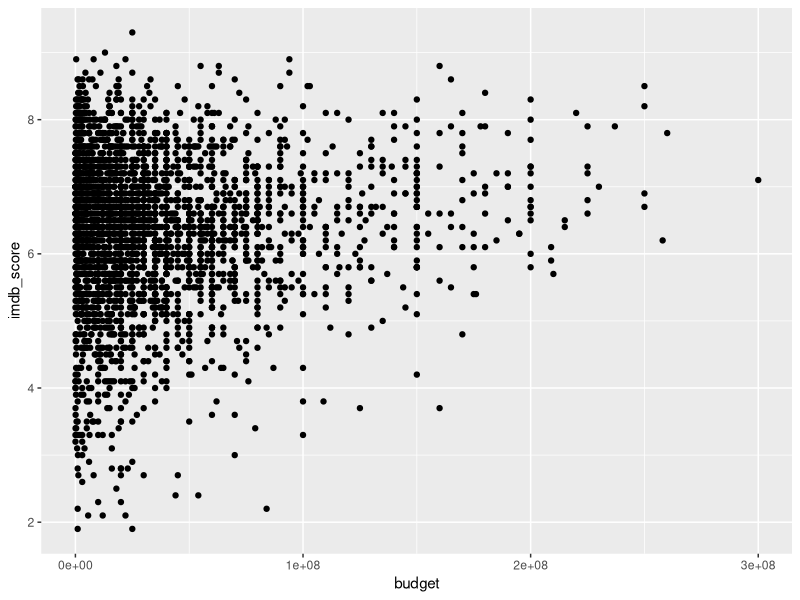
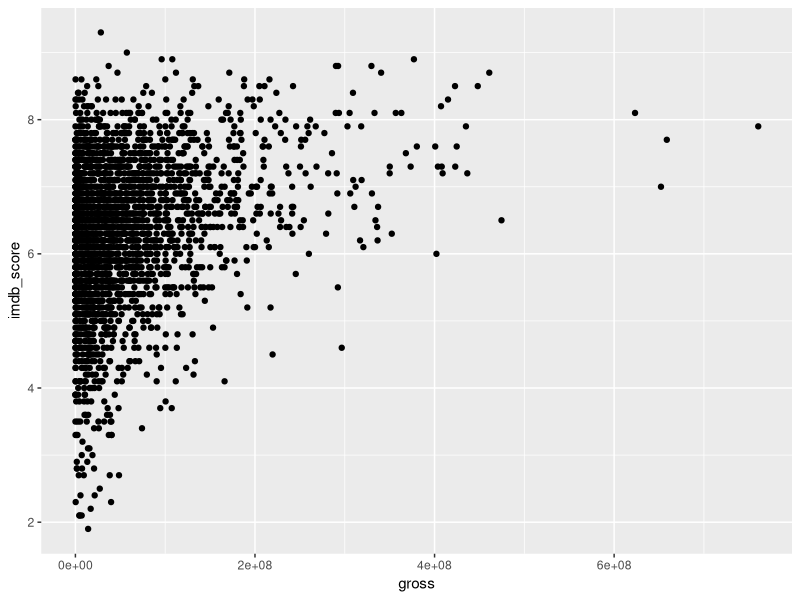

Write the R code that produced these figures, in order.
##
## This is all my code to analyze the IMDB database
##

## Libraries I need
library(tidyverse)
library(ggplot2)

## Read in the data
imdb.test <- read_csv("IMDBTest.csv")
imdb <- read_csv("IMDBTrain.csv")

##
## Exploratory Data Analysis
##

## Scatterplot of Budget vs. Score
ggplot(data = imdb, mapping = aes(x = budget, y = imdb_score)) +
  geom_point()
imdb %>% filter(budget > 100000000, country == "USA") %>% 
  select(movie_title)

## Missing Values (what do you do?)
# Delete, Fill (Mean, Median, Regression), or Ignore
## Scatterplot of groww vs imdb
ggplot(data = imdb, mapping = aes(x = gross, y = imdb_score)) +
  geom_point()
with(imdb, cor(gross, imdb_score, use = "complete.obs"))


## Tasks
## Convert data to US dollars
